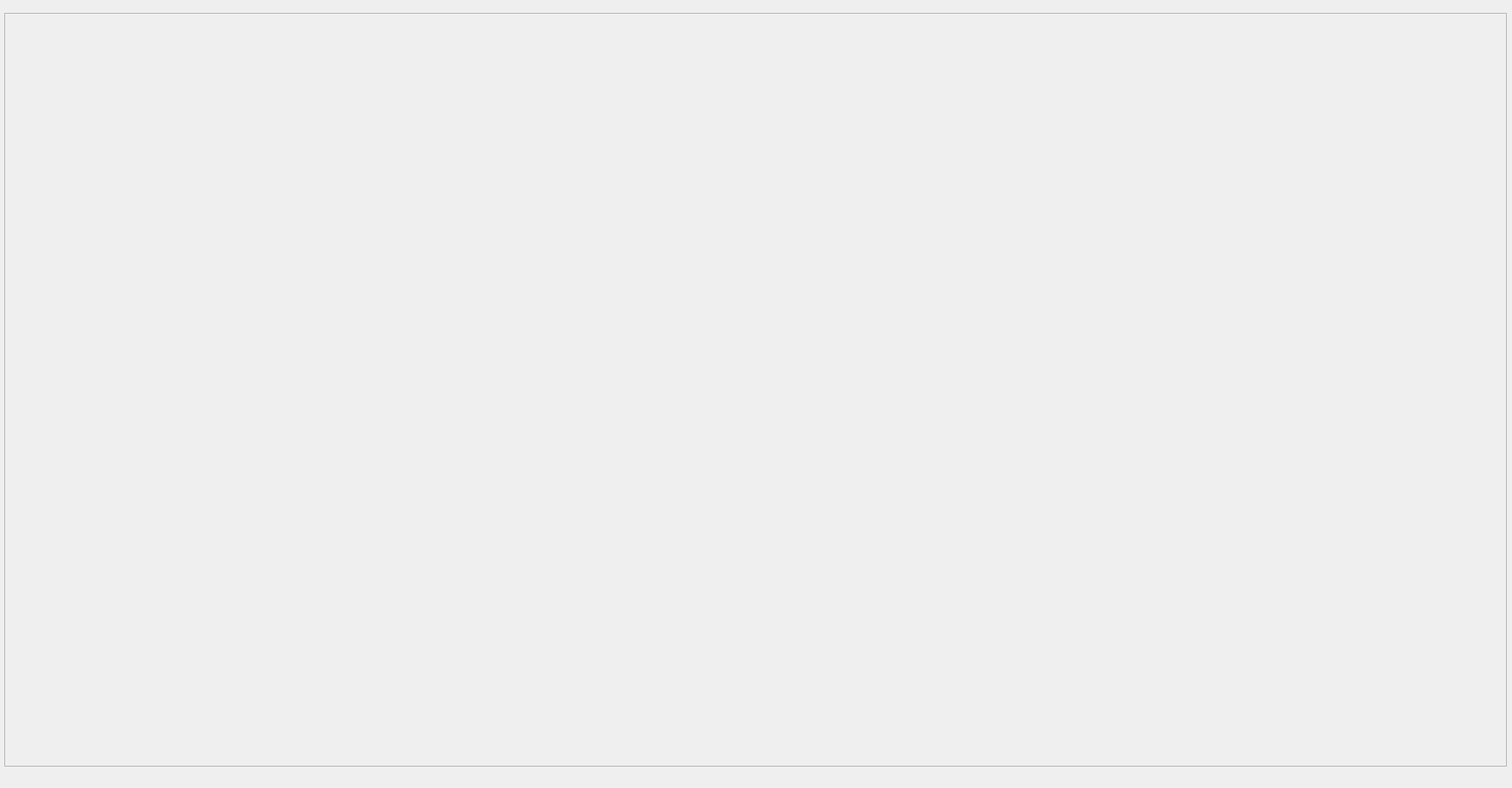
<?xml version="1.0" encoding="UTF-8"?>
<ui version="4.0">
 <class>PageControl</class>
 <widget class="QWidget" name="PageControl">
  <property name="windowModality">
   <enum>Qt::NonModal</enum>
  </property>
  <property name="enabled">
   <bool>true</bool>
  </property>
  <property name="geometry">
   <rect>
    <x>0</x>
    <y>0</y>
    <width>1766</width>
    <height>920</height>
   </rect>
  </property>
  <property name="focusPolicy">
   <enum>Qt::NoFocus</enum>
  </property>
  <property name="contextMenuPolicy">
   <enum>Qt::NoContextMenu</enum>
  </property>
  <property name="acceptDrops">
   <bool>false</bool>
  </property>
  <property name="windowTitle">
   <string>Form</string>
  </property>
  <property name="autoFillBackground">
   <bool>false</bool>
  </property>
  <widget class="QFrame" name="frame">
   <property name="geometry">
    <rect>
     <x>5</x>
     <y>15</y>
     <width>1755</width>
     <height>880</height>
    </rect>
   </property>
   <property name="frameShape">
    <enum>QFrame::StyledPanel</enum>
   </property>
   <property name="frameShadow">
    <enum>QFrame::Raised</enum>
   </property>
  </widget>
 </widget>
 <resources/>
 <connections/>
 <designerdata>
  <property name="gridDeltaX">
   <number>10</number>
  </property>
  <property name="gridDeltaY">
   <number>10</number>
  </property>
  <property name="gridSnapX">
   <bool>true</bool>
  </property>
  <property name="gridSnapY">
   <bool>true</bool>
  </property>
  <property name="gridVisible">
   <bool>false</bool>
  </property>
 </designerdata>
</ui>
